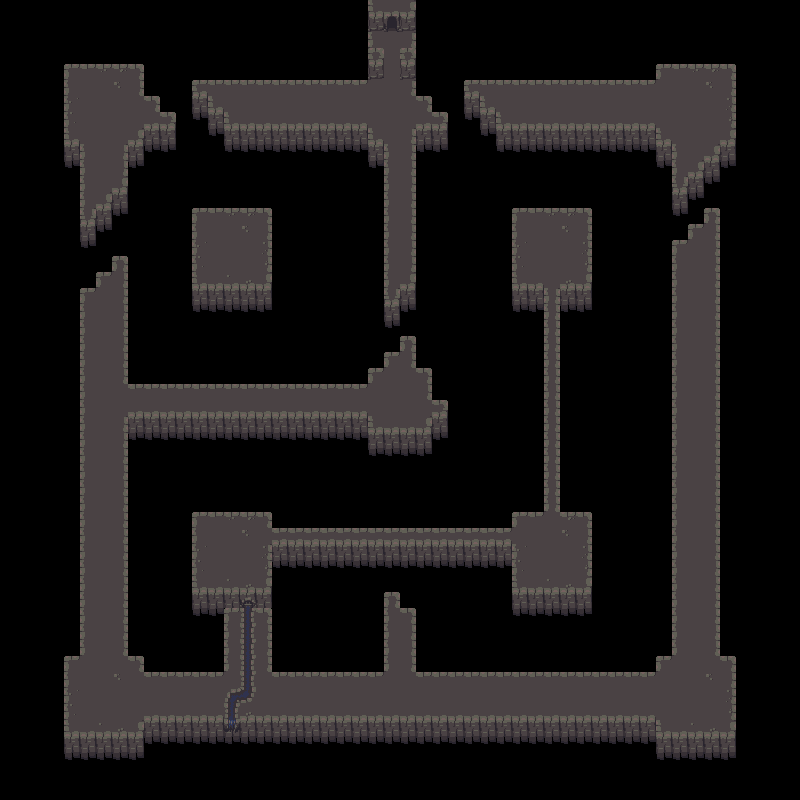

This game map was drawn from its Tiled (.tmx) file and the tilesets committed beside it. A one-line description and the trimmed map source follow:
An orthogonal 50x50 tile map with 16x16 px tiles, 2 tile layers (Background 1, Foreground 1), 7 hidden layers not drawn, 4 tilesets.

<map version="1.0" orientation="orthogonal" renderorder="right-down" width="50" height="50" tilewidth="16" tileheight="16" nextobjectid="1">
 <tileset firstgid="1" name="Coloured Magic Tiles" tilewidth="16" tileheight="16" tilecount="100" columns="10">
  <image source="../Coloured Magic Tiles.png" width="160" height="160" />
  <tile id="0">
   <properties>
    <property name="start" value="" />
   </properties>
  </tile>
  <tile id="1">
   <properties>
    <property name="win" value="" />
   </properties>
  </tile>
  <tile id="2">
   <properties>
    <property name="key" value="" />
   </properties>
  </tile>
  <tile id="3">
   <properties>
    <property name="door" value="" />
   </properties>
  </tile>
  <tile id="4">
   <properties>
    <property name="chest" value="" />
   </properties>
  </tile>
  <tile id="6">
   <properties>
    <property name="fastblob" value="" />
   </properties>
  </tile>
  <tile id="7">
   <properties>
    <property name="followblob" value="" />
   </properties>
  </tile>
  <tile id="8">
   <properties>
    <property name="armouredblob" value="" />
   </properties>
  </tile>
  <tile id="9">
   <properties>
    <property name="blob" value="" />
   </properties>
  </tile>
  <tile id="12">
   <properties>
    <property name="blocked" value="" />
   </properties>
  </tile>
  <tile id="99">
   <properties>
    <property name="walkable" value="" />
   </properties>
  </tile>
 </tileset>
 <tileset firstgid="101" name="Dungeon_new_green_gutter" tilewidth="16" tileheight="16" spacing="2" margin="1" tilecount="288" columns="24">
  <image source="../Dungeon_new_green_gutter.png" width="432" height="216" />
  <tile id="83">
   <properties>
    <property name="void" value="" />
   </properties>
  </tile>
 </tileset>
 <tileset firstgid="389" name="Dungeon_new_brown_gutter" tilewidth="16" tileheight="16" spacing="2" margin="1" tilecount="288" columns="24">
  <image source="../Dungeon_new_brown_gutter.png" width="432" height="216" />
  <tile id="83">
   <properties>
    <property name="void" value="" />
   </properties>
  </tile>
 </tileset>
 <tileset firstgid="677" name="Dungeon_new_gutter" tilewidth="16" tileheight="16" spacing="2" margin="1" tilecount="288" columns="24">
  <image source="../Dungeon_new_gutter.png" width="432" height="216" />
  <tile id="83">
   <properties>
    <property name="void" value="" />
   </properties>
  </tile>
 </tileset>
 <layer name="Background 0" width="50" height="50" visible="0">
  <data>[2500 cells, 4 non-empty, 2 distinct tile ids]</data>
 </layer>
 <layer name="Foreground 0" width="50" height="50" visible="0">
  <data>[2500 cells, 899 non-empty, 37 distinct tile ids]</data>
 </layer>
 <layer name="Collision0" width="50" height="50" visible="0">
  <data>[2500 cells, 2500 non-empty, 4 distinct tile ids]</data>
 </layer>
 <layer name="Background 1" width="50" height="50">
  <data>[2500 cells, 7 non-empty, 2 distinct tile ids]</data>
 </layer>
 <layer name="Foreground 1" width="50" height="50">
  <data>[2500 cells, 951 non-empty, 45 distinct tile ids]</data>
 </layer>
 <layer name="Collision1" width="50" height="50" visible="0">
  <data>[2500 cells, 2500 non-empty, 7 distinct tile ids]</data>
 </layer>
 <layer name="Background 2" width="50" height="50" visible="0">
  <data>[2500 cells, 0 non-empty, 0 distinct tile ids]</data>
 </layer>
 <layer name="Foreground 2" width="50" height="50" visible="0">
  <data>[2500 cells, 598 non-empty, 38 distinct tile ids]</data>
 </layer>
 <layer name="Collision2" width="50" height="50" visible="0">
  <data>[2500 cells, 2500 non-empty, 3 distinct tile ids]</data>
 </layer>
</map>
